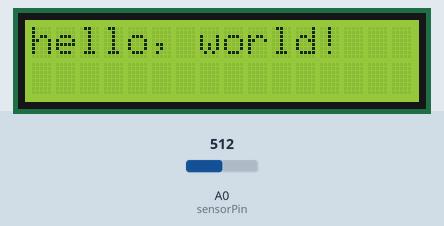
The sketch below on a simulated Arduino Uno, built with avr-gcc and run on an emulated ATmega328P. Shown: 16×2 character LCD. Inputs (shaded band) come from the test bench; at power-on: A0 (sensorPin) = 512.

Above: at 1.2 s.
1.3 s: A0 (sensorPin) set to 70
At 3.2 s:
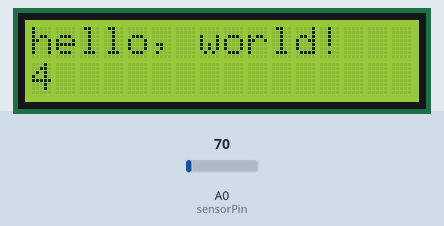
3.3 s: A0 (sensorPin) set to 54
4.8 s: A0 (sensorPin) set to 74
At 5.2 s:
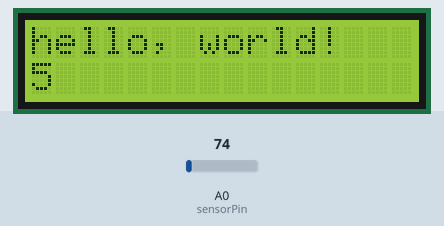
Timing chart, 0 to 7.8 s (numbered marks = the images above; inputs shaded):
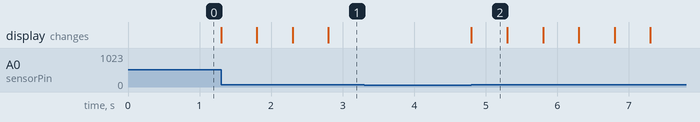

Measured:
- after the input at 1.3 s, the display: first changes at once (image 1 shows a later state)
- after the input at 3.3 s, every drawn part: stays the same
- after the input at 4.8 s, the display: changes at once (image 2)
- what the display in image 2 shows lasts 0.5 s, from 4.8 s to 5.3 s

The sketch:

Circuit_15.ino
```cpp
/*
SparkFun Inventor's Kit
Example sketch 15

LIQUID CRYSTAL DISPLAY (LCD)

  A Liquid Crystal Display (LCD) is a sophisticated module
  that can be used to display text or numeric data. The display
  included in your SIK features two lines of 16 characters, and
  a backlight so it can be used at night.

  If you've been using the Serial Monitor to output data,
  you'll find that a LCD provides many of the same benefits
  without needing to drag a large computer around.

  This sketch will show you how to connect an LCD to your Arduino
  and display any data you wish.

Hardware connections:

  The LCD has a 16-pin male header attached to it along the top
  edge. Pin 1 is the pin closest to the corner of the LCD.
  Pin 16 is the pin closest to the center of the LCD.

  Plug the LCD into your breadboard.

  As usual, you will want to connect the + and - power rails
  on the side of the breadboard to 5V and GND on your Arduino.

  Plug your 10K potentiometer into three unused rows on your
  breadboard. Connect one side of the potentiometer to 5V,
  and the other side to GND (it doesn't matter which). When you
  run this sketch, you'll use the potentiometer to adjust the
  contrast of the LCD so you can see the display.

  Now connect the LCD pins. Remember that pin 1 on the LCD
  is the one closest to the corner. Start there and work your
  way up.

  1 to GND
  2 to 5V
  3 to the center pin on the potentiometer
  4 to Arduino digital pin 12
  5 to GND
  6 to Arduino digital pin 11
  7 (no connection)
  8 (no connection)
  9 (no connection)
  10 (no connection)
  11 to Arduino digital pin 5
  12 to Arduino digital pin 4
  13 to Arduino digital pin 3
  14 to Arduino digital pin 2
  15 to 5V
  16 to GND

  Once everything is connected, load this sketch into the
  Arduino, and adjust the potentiometer until the display
  is clear.

Library

  The LCD has a chip built into it that controls all the
  individual dots that make up the display, and obeys commands
  sent to it by the the Arduino. The chip knows the dot patterns
  that make up all the text characters, saving you a lot of work.

  To communicate with this chip, we'll use the LiquidCrystal
  library, which is one of the standard libraries that comes
  with the Arduino. This library does most of the hard work
  of interfacing to the LCD; all you need to pick a location
  on the display and send your data!

Tips

  The LCD comes with a protective film over the display that
  you can peel off (but be careful of the display surface as
  it scratches easily).

  The LCD has a backlight that will light up when you turn on
  your Arduino. If the backlight doesn't turn on, check your
  connections.

  As we said above, the potentiometer adjusts the contrast of
  the display. If you can't see anything when you run the sketch,
  turn the potentiometer's knob until the text is clear.

This sketch was written by SparkFun Electronics,
with lots of help from the Arduino community.
This code is completely free for any use.
Visit http://learn.sparkfun.com/products/2 for SIK information.
Visit http://www.arduino.cc to learn about the Arduino.

Version 1.0 2/2013 MDG
*/

// Load the LiquidCrystal library, which will give us
// commands to interface to the LCD:

#include <LiquidCrystal.h>


// Initialize the library with the pins we're using.
// (Note that you can use different pins if needed.)
// See http://arduino.cc/en/Reference/LiquidCrystal
// for more information:

LiquidCrystal lcd(12,11,5,4,3,2);
int sensorPin =A0;
int sensorNumber = 0;
int sensorValue;


void setup()
{
  // The LiquidCrystal library can be used with many different
  // LCD sizes. We're using one that's 2 lines of 16 characters,
  // so we'll inform the library of that:

  lcd.begin(16, 2);

  // Data sent to the display will stay there until it's
  // overwritten or power is removed. This can be a problem
  // when you upload a new sketch to the Arduino but old data
  // remains on the display. Let's clear the LCD using the
  // clear() command from the LiquidCrystal library:

  lcd.clear();

  // Now we'll display a message on the LCD!

  // Just as with the Arduino IDE, there's a cursor that
  // determines where the data you type will appear. By default,
  // this cursor is invisible, though you can make it visible
  // with other library commands if you wish.

  // When the display powers up, the invisible cursor starts
  // on the top row and first column.

  lcd.print("hello, world!");

  // Adjusting the contrast (IMPORTANT!)

  // When you run the sketch for the first time, there's a
  // very good chance you won't see anything on the LCD display.
  // This is because the contrast likely won't be set correctly.
  // Don't worry, it's easy to set, and once you set it you won't
  // need to change it again.

  // Run the sketch, then turn the potentiometer until you can
  // clearly see the "hello, world!" text. If you still can't
  // see anything, check all of your connections, and ensure that
  // the sketch was successfully uploaded to the Arduino.

  //lcd.setBacklightPin(BACKLIGHT_PIN,POSITIVE); // init the backlight
}

void loop()
{
  // You can move the invisible cursor to any location on the
  // LCD before sending data. Counting starts from 0, so the top
  // line is line 0 and the bottom line is line 1. Columns range
  // from 0 on the left side, to 15 on the right.

  // In additon to the "hello, world!" printed above, let's
  // display a running count of the seconds since the Arduino
  // was last reset. Note that the data you send to the display
  // will stay there unless you erase it by overwriting it or
  // sending a lcd.clear() command.

  // Here we'll set the invisible cursor to the first column
  // (column 0) of the second line (line 1):


 sensorValue = analogRead(sensorPin);
 lcd.setCursor(0,1);


 if (sensorValue > 64 && sensorValue < 80 ){

    sensorNumber++;

    lcd.print(sensorNumber);
    delay(500);

  }


  // Now we'll print the number of seconds (millis() / 1000)
  // since the Arduino last reset:


  // TIP: Since the numeric data we're sending is always growing
  // in length, new values will always overwrite the previous ones.
  // However, if you want to display varying or decreasing numbers
  // like a countdown, you'll find that the display will leave
  // "orphan" characters when the new value is shorter than the
  // old one.

  // To prevent this, you'll need to erase the old number before
  // writing the new one. You can do this by overwriting the
  // last number with spaces. If you erase the old number and
  // immediately write the new one, the momentary erase won't
  // be noticeable. Here's a typical sequence of code:

  // lcd.setCursor(0,1);   // Set the cursor to the position
  // lcd.print("       "); // Erase the largest possible number
  // lcd.setCursor(0,1);   // Reset the cursor to the original position
  // lcd.print(millis()/1000); // Print our value

  // NEXT STEPS:

  // Now you know the basics of hooking up an LCD to the Arduino,
  // and sending text and numeric data to the display!

  // The LCD library has many commands for turning the
  // cursor on and off, scrolling the screen, etc. See:
  // http://arduino.cc/en/Reference/LiquidCrystal
  // for more information.

  // Arduino also comes with a number of built-in examples
  // showing off the features of the LiquidCrystal library.
  // These are locted in the file/examples/LiquidCrystal menu.

  // Have fun, and let us know what you create!
  // Your friends at SparkFun.
}
```
